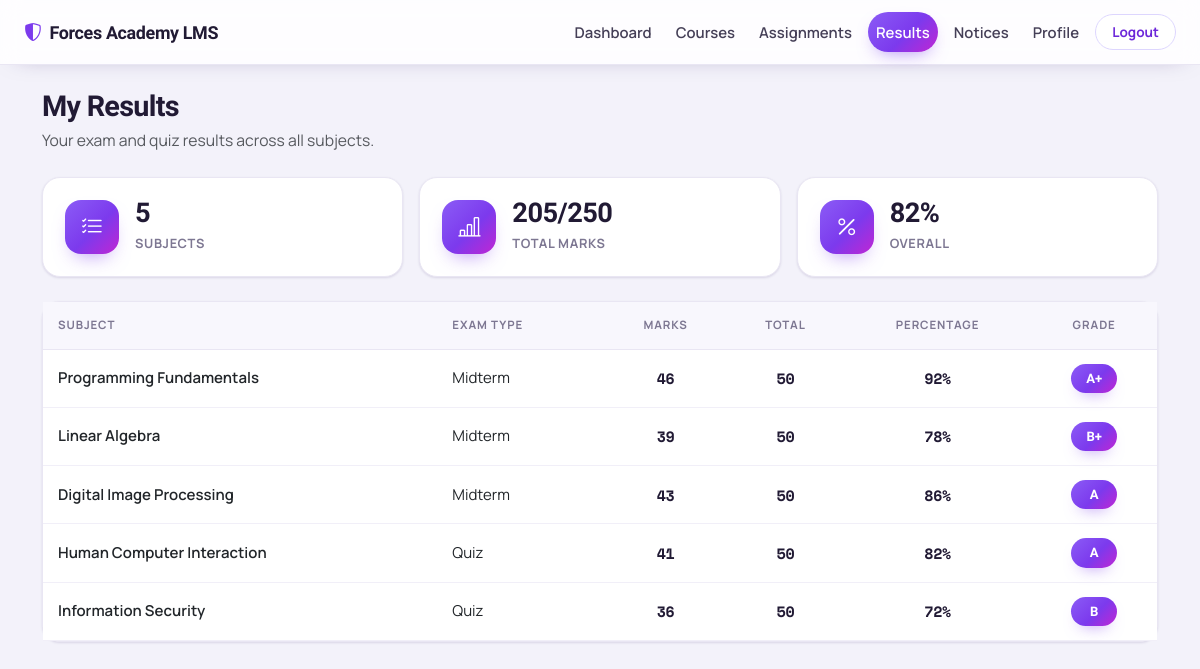
The app's page /results.php (signed in) with its own data.
### tables this page shows
CREATE TABLE IF NOT EXISTS results (
    id           INT(11) PRIMARY KEY AUTO_INCREMENT,
    student_id   INT(11),
    course_id    INT(11),
    subject      VARCHAR(100),
    marks        INT(11),
    total_marks  INT(11),
    grade        VARCHAR(10),
    exam_type    VARCHAR(50),
    CONSTRAINT fk_results_student FOREIGN KEY (student_id) REFERENCES students(id) ON DELETE CASCADE
);

### config/auth.php (called while the page is built, shortened)
<?php
function e($value)
{
    return htmlspecialchars((string)$value, ENT_QUOTES, 'UTF-8');
}

### results.php (the view, shortened to what this page needs)
<?php
require_once 'config/auth.php';
$student_id = (int) $_SESSION['student_id'];
$stmt = mysqli_prepare($conn, "SELECT subject, marks, total_marks, grade, exam_type FROM results WHERE student_id = ? ORDER BY id ASC");
mysqli_stmt_bind_param($stmt, 'i', $student_id);
mysqli_stmt_execute($stmt);
$results = mysqli_stmt_get_result($stmt);
$rows = [];
while ($r = mysqli_fetch_assoc($results)) { $rows[] = $r; }
$totalMarks = array_sum(array_column($rows, 'marks'));
$totalMax   = array_sum(array_column($rows, 'total_marks'));
$overall    = $totalMax > 0 ? round(($totalMarks / $totalMax) * 100, 1) : 0;
?>
<!DOCTYPE html>
<html lang="en">
<head>
<link href="https://cdn.jsdelivr.net/npm/bootstrap@5.3.0/dist/css/bootstrap.min.css" rel="stylesheet">
<link rel="stylesheet" href="https://cdn.jsdelivr.net/npm/bootstrap-icons@1.11.3/font/bootstrap-icons.css">
<link rel="stylesheet" href="css/style.css">
</head>
<body class="dashboard-body">
<nav class="navbar navbar-expand-lg navbar-dark app-navbar">
  <div class="container-fluid px-4">
    <a class="navbar-brand d-flex align-items-center gap-2" href="dashboard.php"><i class="bi bi-shield-shaded"></i> Forces Academy LMS</a>
    <div class="navbar-nav ms-auto flex-row gap-2 align-items-center">
      <a class="nav-link text-white" href="dashboard.php">Dashboard</a>
      <a class="nav-link text-white" href="courses.php">Courses</a>
      <a class="nav-link text-white" href="assignments.php">Assignments</a>
      <a class="nav-link text-white active" href="results.php">Results</a>
      <a class="nav-link text-white" href="notices.php">Notices</a>
      <a class="nav-link text-white" href="profile.php">Profile</a>
      <a class="btn btn-logout" href="logout.php">Logout</a>
    </div>
  </div>
</nav>
<div class="container py-4">
  <div class="page-hero mb-4">
    <h2 class="mb-1">My Results</h2>
    <p class="text-muted mb-0">Your exam and quiz results across all subjects.</p>
  </div>
  <?php if (count($rows) > 0): ?>
    <div class="row g-3 mb-4">
      <div class="col-md-4">
        <div class="mini-stat-card">
          <span class="mini-stat-icon"><i class="bi bi-list-check"></i></span>
          <div><h3><?php echo count($rows); ?></h3><p>Subjects</p></div>
        </div>
      </div>
      <div class="col-md-4">
        <div class="mini-stat-card">
          <span class="mini-stat-icon"><i class="bi bi-bar-chart-line"></i></span>
          <div><h3 class="record"><?php echo $totalMarks; ?>/<?php echo $totalMax; ?></h3><p>Total Marks</p></div>
        </div>
      </div>
      <div class="col-md-4">
        <div class="mini-stat-card">
          <span class="mini-stat-icon"><i class="bi bi-percent"></i></span>
          <div><h3 class="record"><?php echo $overall; ?>%</h3><p>Overall</p></div>
        </div>
      </div>
    </div>
    <div class="card p-0">
      <div class="table-responsive">
        <table class="table table-modern align-middle">
          <thead>
            <tr>
              <th>Subject</th>
              <th>Exam Type</th>
              <th class="text-center">Marks</th>
              <th class="text-center">Total</th>
              <th class="text-center">Percentage</th>
              <th class="text-center">Grade</th>
            </tr>
          </thead>
          <tbody>
            <?php foreach ($rows as $r): ?>
              <?php $pct = $r['total_marks'] > 0 ? round(($r['marks'] / $r['total_marks']) * 100, 1) : 0; ?>
              <tr>
                <td class="fw-semibold"><?php echo e($r['subject']); ?></td>
                <td><?php echo e($r['exam_type']); ?></td>
                <td class="text-center record"><?php echo (int) $r['marks']; ?></td>
                <td class="text-center record"><?php echo (int) $r['total_marks']; ?></td>
                <td class="text-center record"><?php echo $pct; ?>%</td>
                <td class="text-center"><span class="grade-pill"><?php echo e($r['grade']); ?></span></td>
              </tr>
            <?php endforeach; ?>
          </tbody>
        </table>
      </div>
    </div>
  <?php endif; ?>
</div>
</body>
</html>

### records on screen
results: subject "Programming Fundamentals", exam_type "Midterm", marks "46", total_marks "50", pct "92", grade "A+"
results: subject "Linear Algebra", exam_type "Midterm", marks "39", total_marks "50", pct "78", grade "B+"
results: subject "Digital Image Processing", exam_type "Midterm", marks "43", total_marks "50", pct "86", grade "A"
results: subject "Human Computer Interaction", exam_type "Quiz", marks "41", total_marks "50", pct "82", grade "A"
results: subject "Information Security", exam_type "Quiz", marks "36", total_marks "50", pct "72", grade "B"

### other values on screen
count($rows) "5"
$totalMarks "205"
$totalMax "250"
$overall "82"
